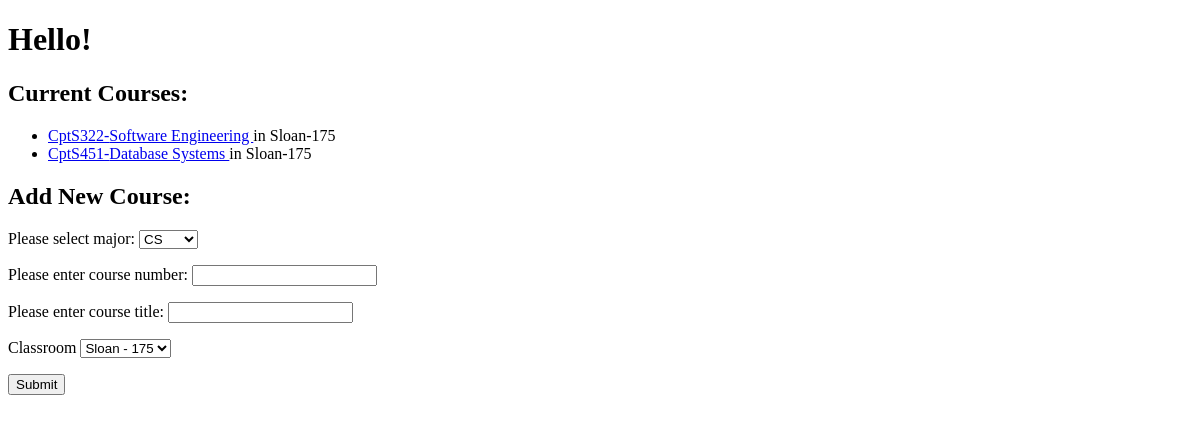
Before: / with the older database file.
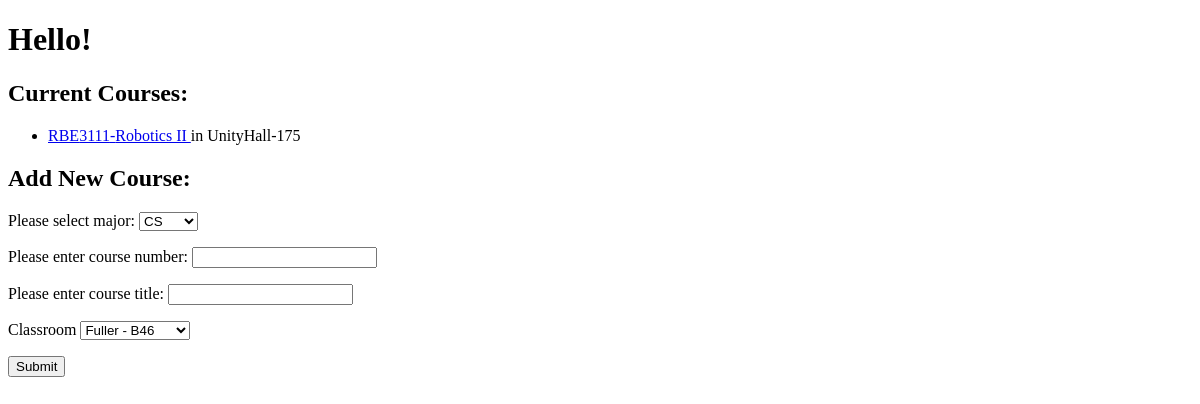
After: the same page with the newer database file.
### app/models.py (models this page shows, shortened)
class Course(db.Model):
    id = db.Column(db.Integer, primary_key=True)
    coursenum = db.Column(db.String(3))
    title = db.Column(db.String(150))
    major = db.Column(db.String(20))
    roomid = db.Column(db.Integer,db.ForeignKey('room.id'))

class Room(db.Model):
    id = db.Column(db.Integer, primary_key=True)
    building = db.Column(db.String(50))
    roomNumber = db.Column(db.String(20))
    capacity = db.Column(db.Integer)
    courses = db.relationship('Course', backref = 'classroom', lazy = "dynamic")

### app/routes.py (the view, shortened to what this page needs)
@app.route('/', methods=['GET', 'POST'])
def index():
    form = CourseForm()
    _courses = Course.query.order_by(Course.coursenum).order_by(Course.major). all()
    return render_template('index.html', form=form, courses = _courses)

### app/forms.py
class CourseForm(FlaskForm):
    major = SelectField(label= "Please select major:", choices = ['CS', 'EE','MATH','ME', 'RBE'],validators=[DataRequired()])
    coursenum = StringField(label= "Please enter course number:", validators=[DataRequired()])
    title = StringField(label= "Please enter course title:", validators=[DataRequired()])
    classroom = QuerySelectField('Classroom', query_factory = get_rooms, get_label = getRoomLabel , allow_blank=False)
    submit = SubmitField('Submit')

### app/forms.py (called while the page is built)
def get_rooms():
    return Room.query.all()

def getRoomLabel(theroom):
    return "{} - {}".format(theroom.building, theroom.roomNumber)

### app/templates/index.html (shortened to what this page needs)
<!DOCTYPE HTML>
<html>
  <head>
  </head>
  <h1> Hello!</h1>
  <body>
    <h2>Current Courses:</h2>
    <ul>
      {% for course in courses %}
        <li> <a href="{{url_for('course', name= '{}{}-{}'.format(course.major,course.coursenum,course.title)) }}" >
                   {{ course.major}}{{course.coursenum}}-{{course.title}}  </a> in {{course.classroom.building}}-{{course.classroom.roomNumber}}</li>
      {% endfor %}
    </ul>
    <h2>Add New Course:</h2>
    <form method="POST">
      <p>{{ form.major.label}}
         {{ form.major()}}
      </p>
      <p>{{ form.coursenum.label}}
        {{ form.coursenum()}}
     </p>
     <p>{{ form.title.label}}
      {{ form.title()}}
     </p>
     <p>{{ form.classroom.label}}
      {{ form.classroom()}}
     </p>
    <p>{{ form.submit()}}</p>
    </form>
  </body>
</html>

Changed rows visible on the page:
removed Course: major "CptS", coursenum "451", title "Database Systems", classroom.building "Sloan", classroom.roomNumber "175"
changed Course: major "CptS" → "RBE"; coursenum "322" → "3111"; title "Software Engineering" → "Robotics II"; classroom.building "Sloan" → "UnityHall"
Other visible differences:
form field classroom: "Sloan - 175" → "Fuller - B46"
